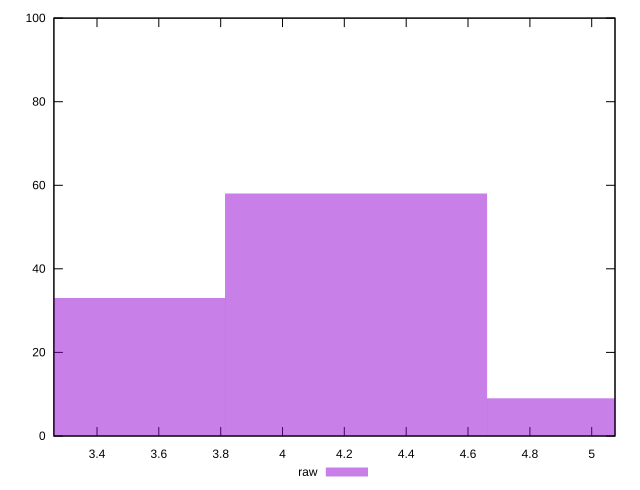

This chart was generated by the following gnuplot code:
reset

$raw <<EOF
4.237607040235959 58
3.390085632188767 33
5.08512844828315 9
EOF

set key outside below
set boxwidth 0.8475214080471918
set xrange [3.2605999999999997:5.0754]
set yrange [0:100]
set style fill transparent solid 0.5 noborder
set terminal svg size 640, 490 enhanced background rgb 'white'
set output "report_00007_2020-12-11T15:55:29.892Z/network-server-latency/samples/pages+cached+noexternal+nofonts+nosvg+noimg/raw/histogram.svg"

plot $raw title "raw" with boxes

reset
